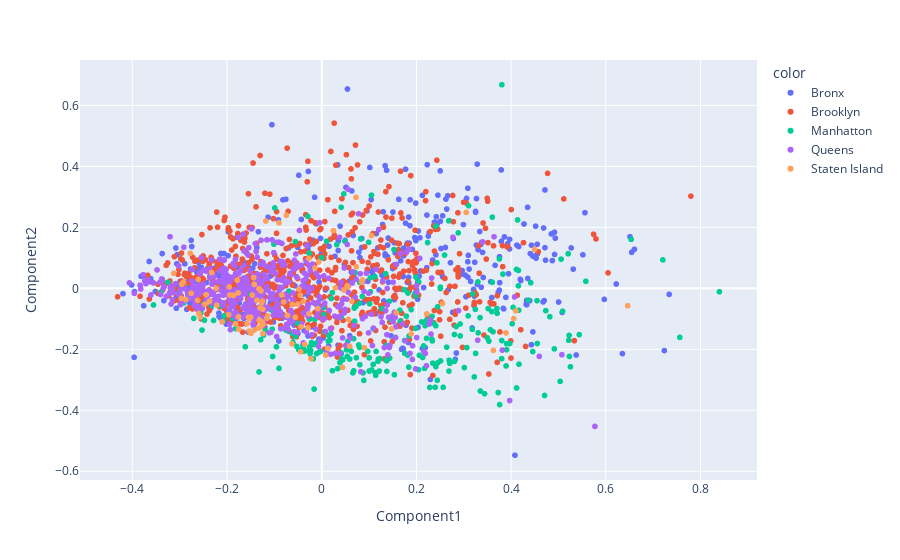

The cell this chart's notebook holds for it:
### Code cell
res = pd.read_csv("DataFiles/FDNY/ISOMAP_Spring.csv")
crime = pd.read_csv("DataFiles/FDNY/NYPD_Crime.csv")
#print(crime)

tmax = 0
tmin = 0

for row in range(0,len(crime)):
    if crime.at[row,'TotalCrime'] < tmin:
        tmin = crime.at[row,'TotalCrime']
    elif crime.at[row,'TotalCrime'] > tmax:
        tmax = crime.at[row,'TotalCrime']
        
crime['Crimerate'] = (crime['TotalCrime'] - tmin)/(tmax - tmin)

df2 = crime[["Geoid","Crimerate"]].copy()
df2["Geoid"] = df2.Geoid.astype(int)

res["Geoid"] = res.Geoid.astype(str)
for row in range(0,len(res)):
    res.at[row,"Geoid"] = res.iat[row,0][0:11]

res["Geoid"] = res.Geoid.astype(int)

newdf = res.merge(df2, on = "Geoid")
#print(newdf)

df = newdf[["Povertyrate","Unemploymentrate","total","popu","Crimerate"]].copy()

iso = manifold.Isomap(n_neighbors=10, n_components=2)
iso.fit(df)
manifold_2Da = iso.transform(df)
manifold_2D = pd.DataFrame(manifold_2Da, columns=['Component1', 'Component2'])

comp1 = manifold_2D.Component1.values
comp2 = manifold_2D.Component2.values
manifold_2D["Geoid"] = newdf.Geoid.values
color = newdf.borough.values
colormap = np.array(['r',    'g',    'b',  'yellow', 'purple'])
boro =  np.array(['Bronx','Staten Island', 'Brooklyn', 'Manhatton', 'Queens'])
#360050,360850,360470,360471,360610,360810

#plt.scatter(comp1,comp2, c = colormap[color],alpha = 0.6)

fig = px.scatter(manifold_2D, x="Component1", y="Component2", color = boro[color],hover_data=['Geoid'])
fig.show()

# tsne, to see better grouping?
# lsp
# higher borough? (traffic analysis zone)
# use higher level borough for the weather data, take out poverty rate/unemployment rate

# row   
# color code using borough,
# day(data point), report per day (in a borough), weather(data)(avg per day), color code

### Figure 1 — Plotly figure (JSON) as saved in the notebook; plotly's stock layout.template omitted (floating-point values rounded to 4 significant figures; data arrays with more than 128 entries replaced by an {"elided": "..."} marker saying what was removed)
{"data": [{"customdata": {"elided": "419x1 int values"}, "hoverlabel": {"namelength": 0}, "hovertemplate": "color=Bronx<br>Component1=%{x}<br>Component2=%{y}<br>Geoid=%{customdata[0]}", "legendgroup": "Bronx", "marker": {"color": "#636efa", "symbol": "circle"}, "mode": "markers", "name": "Bronx", "showlegend": true, "type": "scattergl", "x": {"elided": "419 float values"}, "xaxis": "x", "y": {"elided": "419 float values"}, "yaxis": "y"}, {"customdata": {"elided": "697x1 int values"}, "hoverlabel": {"namelength": 0}, "hovertemplate": "color=Brooklyn<br>Component1=%{x}<br>Component2=%{y}<br>Geoid=%{customdata[0]}", "legendgroup": "Brooklyn", "marker": {"color": "#EF553B", "symbol": "circle"}, "mode": "markers", "name": "Brooklyn", "showlegend": true, "type": "scattergl", "x": {"elided": "697 float values"}, "xaxis": "x", "y": {"elided": "697 float values"}, "yaxis": "y"}, {"customdata": {"elided": "272x1 int values"}, "hoverlabel": {"namelength": 0}, "hovertemplate": "color=Manhatton<br>Component1=%{x}<br>Component2=%{y}<br>Geoid=%{customdata[0]}", "legendgroup": "Manhatton", "marker": {"color": "#00cc96", "symbol": "circle"}, "mode": "markers", "name": "Manhatton", "showlegend": true, "type": "scattergl", "x": {"elided": "272 float values"}, "xaxis": "x", "y": {"elided": "272 float values"}, "yaxis": "y"}, {"customdata": {"elided": "502x1 int values"}, "hoverlabel": {"namelength": 0}, "hovertemplate": "color=Queens<br>Component1=%{x}<br>Component2=%{y}<br>Geoid=%{customdata[0]}", "legendgroup": "Queens", "marker": {"color": "#ab63fa", "symbol": "circle"}, "mode": "markers", "name": "Queens", "showlegend": true, "type": "scattergl", "x": {"elided": "502 float values"}, "xaxis": "x", "y": {"elided": "502 float values"}, "yaxis": "y"}, {"customdata": [[36085001700], [36085000600], [36085000700], [36085000300], [36085000800], [36085000900], [36085002001], [36085002002], [36085013204], [36085002100], [36085002700], [36085002900], [36085001100], [36085003300], [36085003600], [36085003900], [36085004000], [36085004700], [36085005000], [36085005900], [36085006400], [36085007000], [36085007400], [36085007500], [36085007700], [36085008100], [36085014605], [36085009601], [36085009602], [36085009700], [36085010500], [36085011201], [36085011202], [36085011401], [36085011402], [36085012100], [36085012200], [36085012500], [36085012804], [36085013201], [36085014606], [36085013302], [36085013400], [36085013800], [36085014100], [36085027704], [36085020804], [36085014700], [36085015100], [36085015601], [36085015602], [36085015603], [36085016901], [36085017010], [36085017300], [36085017600], [36085017700], [36085018701], [36085018702], [36085018901], [36085018902], [36085019700], [36085020100], [36085020700], [36085030302], [36085020801], [36085017008], [36085020803], [36085021300], [36085022300], [36085022600], [36085023100], [36085023900], [36085024700], [36085024800], [36085025100], [36085027301], [36085027302], [36085030301], [36085027702], [36085027900], [36085017005], [36085029102], [36085031901], [36085031902], [36085032300], [36085013203], [36085017007], [36085029104], [36085029103], [36085014604], [36085017009], [36085022800], [36085024401], [36085024402], [36085027705], [36085027706], [36085006700], [36085018100], [36085019800], [36085012805], [36085012806], [36085014607], [36085014608], [36085017011], [36085017012]], "hoverlabel": {"namelength": 0}, "hovertemplate": "color=Staten Island<br>Component1=%{x}<br>Component2=%{y}<br>Geoid=%{customdata[0]}", "legendgroup": "Staten Island", "marker": {"color": "#FFA15A", "symbol": "circle"}, "mode": "markers", "name": "Staten Island", "showlegend": true, "type": "scattergl", "x": [-0.07468, 0.04681, 0.6462, 0.2218, -0.04387, -0.09025, -0.3127, -0.1283, -0.1576, 0.4099, 0.0723, 0.4496, 0.08639, -0.1246, -0.2324, -0.2609, 0.3892, -0.1143, -0.04801, -0.04525, 0.08425, 0.05649, -0.008259, 0.02485, -0.006259, 0.0729, -0.1967, -0.1269, -0.2371, -0.03882, 0.1475, -0.1501, 0.3625, -0.01431, -0.1307, -0.1787, -0.1547, -0.02702, -0.02684, -0.2957, -0.1424, 0.255, -0.1253, -0.1254, -0.08044, -0.287, -0.1755, -0.1821, -0.1759, -0.06272, -0.2962, -0.1327, -0.1953, -0.1241, -0.1182, -0.1239, -0.0227, -0.2777, -0.04471, -0.1369, -0.1467, -0.2923, -0.05553, 0.4054, -0.08423, 0.1888, -0.1494, -0.1322, 0.1574, 0.02853, 0.04431, 0.06337, 0.05551, -0.07238, 0.05886, -0.1528, -0.1437, -0.2231, -0.02921, 0.09026, -0.2568, -0.2103, -0.05038, 0.3052, 0.1052, 0.05373, -0.1157, -0.1284, 0.008384, -0.1282, -0.03597, -0.2218, -0.2597, -0.1533, -0.2439, -0.194, -0.1424, -0.1331, -0.131, 0.01315, -0.2757, -0.06206, -0.1863, -0.2622, -0.2469, -0.1766], "xaxis": "x", "y": [0.2397, -0.005371, -0.05698, -0.0836, -0.1262, 0.2152, 0.04934, -0.008237, -0.1165, -0.07375, 0.2985, 0.1278, 0.02768, -0.06777, 0.05206, 0.02912, -0.1461, -0.0896, -0.002808, -0.02242, 0.02029, -0.1021, -0.06641, 0.1895, 0.08656, 0.07119, -0.08617, -0.0471, -0.04175, -0.0433, -0.1332, -0.09413, -0.2035, 0.06679, -0.06354, 0.0269, -0.09473, 0.09817, -0.08345, 0.0134, -0.1366, -0.04966, -0.04239, -0.1105, -0.04492, -0.03672, -0.1336, -0.1163, -0.09358, -0.1817, -0.0329, -0.001515, 0.004656, -0.1482, 0.2209, -0.1178, -0.2307, 0.115, -0.2079, -0.03896, -0.02187, 0.02042, -0.0948, -0.09922, -0.02148, -0.1495, -0.1478, -0.1048, -0.07957, 0.001729, -0.2592, -0.04196, 0.004998, -0.08902, -0.1898, -0.1401, 0.03539, -0.0001644, -0.1299, -0.1945, -0.09385, -0.1099, -0.05183, 0.2492, 0.173, 0.008655, -0.09756, -0.126, -0.2187, -0.1078, -0.1836, -0.05505, -0.08228, -0.09992, -0.02111, -0.0218, 0.01301, -0.1306, -0.003213, -0.1971, -0.01625, -0.05294, -0.02294, -0.03936, -0.05177, -0.01492], "yaxis": "y"}], "layout": {"legend": {"title": {"text": "color"}, "tracegroupgap": 0}, "margin": {"t": 60}, "xaxis": {"anchor": "y", "domain": [0, 1], "title": {"text": "Component1"}}, "yaxis": {"anchor": "x", "domain": [0, 1], "title": {"text": "Component2"}}}}
